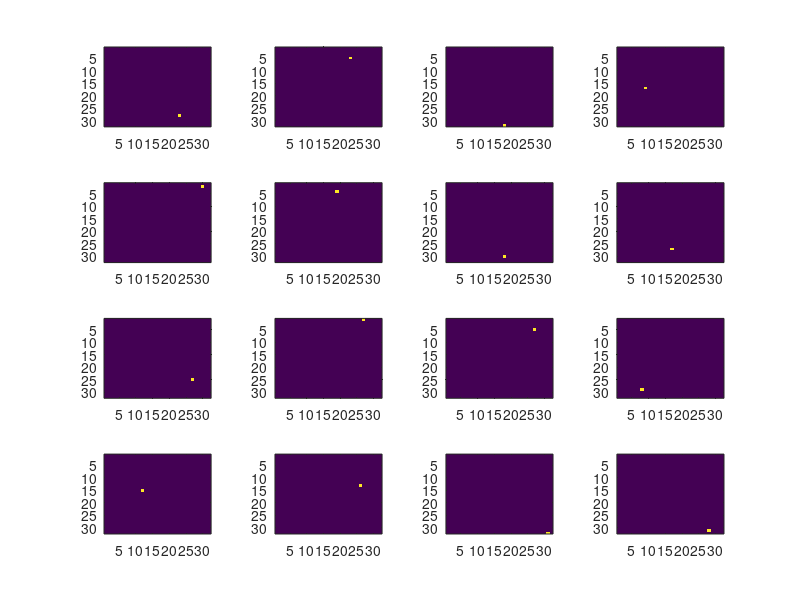

The MATLAB source for this figure: (Note: this script raises an error after producing the figure.)
figure;
N = 16;
data_matrix = zeros(1024,3,N);
for i=1:N
    % Generate plot
    z = randi([1 1024],1,1);
    M = zeros(32,32);
    col = rem(z-1,32) + 1;
    row = ceil(z/32);
    M(row, col) = 1;
    subplot(4,4,i);
    imagesc(M);
    
    %Make the data
    M = M';
    data_matrix(:,1,i) = M(:);
    for m=1:1024
            row = ceil(m/32);
            column = rem(m-1,32)+1;
            data_matrix(m,2,i) = row/32;
            data_matrix(m,3,i) = column/32;
    end
end
eps = 5;
weight_matrix = zeros(N,N);
for i = 1:N
    for j = 1:N
        u = (norm(data_matrix(:,:,i) - data_matrix(:,:,j)))^2;
        weight_matrix(i,j) = exp(-(1/(2*eps))*u);
    end
end

W = weight_matrix - eye(N);
G.N = N;
G.W = W;
% Assign a default circular embedding 
G.coords=[(cos((0:N-1)*(2*pi)/N))',(sin((0:N-1)*(2*pi)/N))'];
G.plotting.limits=[-1,1,-1,1];
G = gsp_graph_default_parameters(G);

